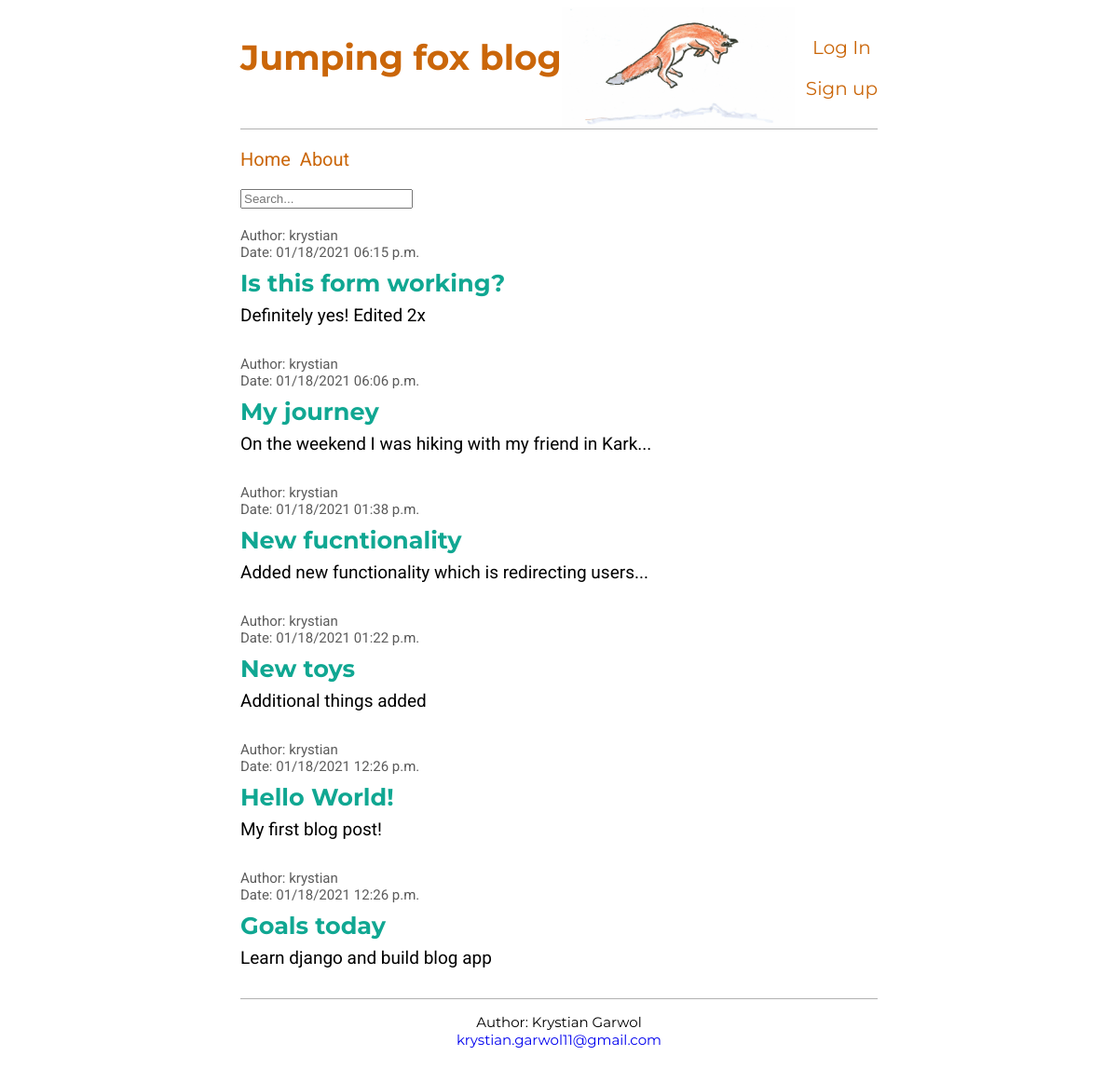
The app's page /, older data.
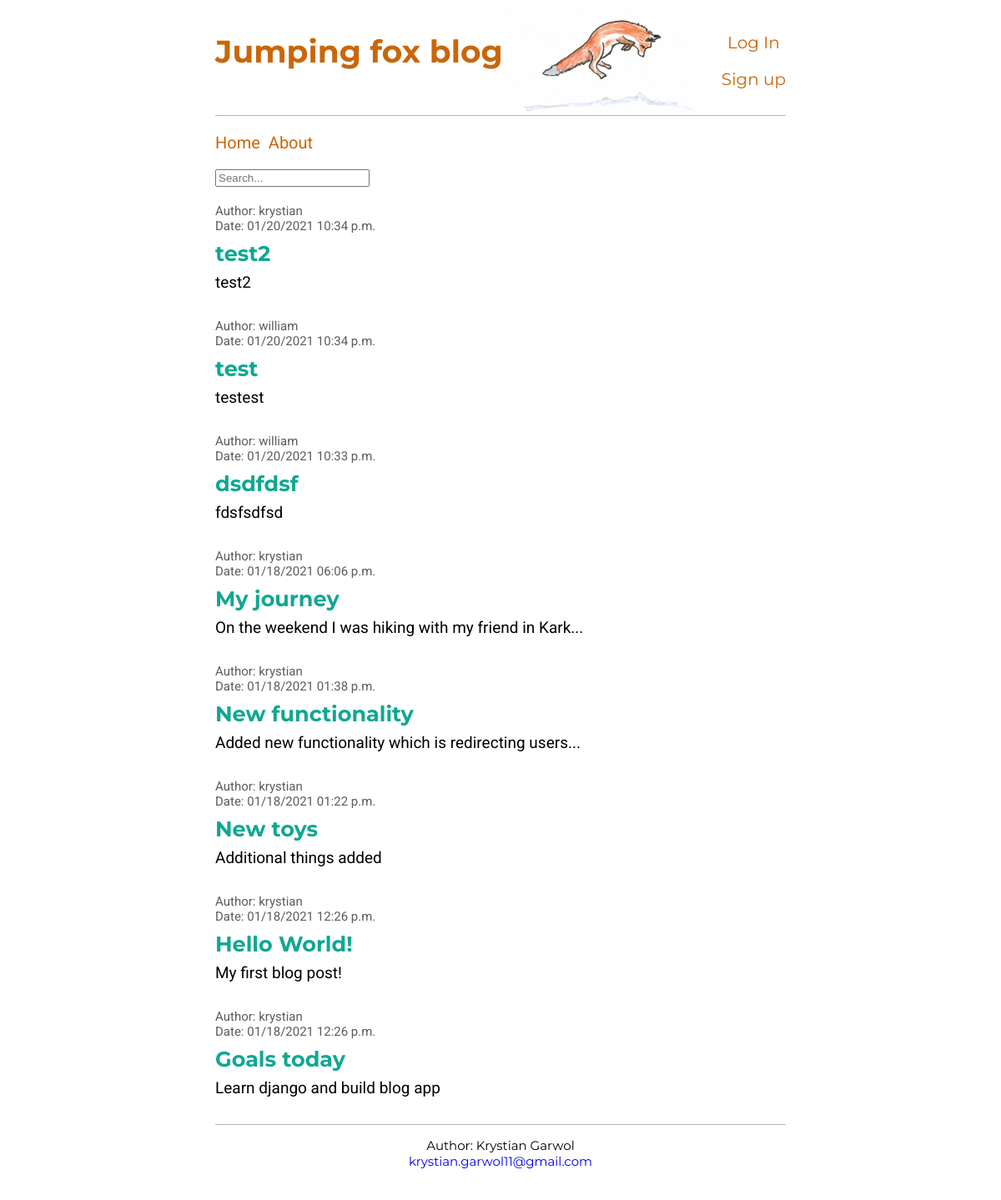
The same page, newer data.
### blog/models.py (models this page shows, shortened)
class Post(models.Model):
    author = models.ForeignKey('auth.user', on_delete=models.CASCADE, default='Unknown')
    pub_date = models.DateTimeField('date published', default=timezone.now)
    title = models.CharField(max_length=200)
    body = models.TextField()
    class Meta:
        ordering = ['-pub_date']

### blog/views.py (the view)
# urls.py: path('', BlogListView.as_view(), name='home'),
class BlogListView(generic.ListView):
    model = Post
    template_name = 'home.html'
    context_object_name = 'all_posts'

### templates/home.html
{% extends 'base.html' %}
{% block content %}
    <form class="search" action="{% url 'search_results' %}" method="get">
        <input name="q" type="text" placeholder="Search...">
    </form><br>
    {% for post in all_posts %}
    <div class="post-entry">
        <div class="additional-info">
            <p>Author: {{ post.author }}</p>
            <p>Date: {{ post.pub_date|date:"SHORT_DATE_FORMAT" }} {{ post.pub_date|time:"h:i a" }}</p>
        </div>
        <h2><a href="{% url 'post_detail' post.pk %}">{{ post.title }}</a></h2>
        {% if post.body|length > 50 %}
            <p>{{ post.body|slice:":50" }}...</p>
        {% else %}
            <p>{{ post.body }}</p>
        {% endif %}
    </div>
    {% endfor %}
{% endblock content %}

### templates/base.html (shortened to what this page needs)
<!doctype html>
{% load static %}
<html lang="en">
  <head>
    <link href="{% static 'css/base.css' %}" rel="stylesheet">
  </head>
  <body>
    <header>
      <nav class="nav-left">
        <h1><a href="{% url 'home' %}">Jumping fox blog</a></h1><br>
        <img src="{% static 'img/jumping-fox.jpg' %}", alt="Jumping fox">
      </nav>
      <nav class="nav-right">
        {% if user.is_authenticated %}
          <div class="logged-in">
            <p>Hi {{ user.username }}!</p>
            <p><a href="{% url 'post_new' %}">New post</a></p>
            <p><a href="{% url 'logout' %}">Logout</a></p>
          </div>
        {% else %}
          <div class="logged-out">
            <p><a href="{% url 'login' %}">Log In</a></p>
            <p><a href="{% url 'signup' %}">Sign up</a></p>
          </div>
        {% endif %}
      </nav>
    </header>
    <main>
      <nav class="nav-main">
        <p><a href="{% url 'home' %}">Home</a></p>
        <p><a href="{% url 'about' %}">About</a></p>
      </nav>
      {% block content %}
      {% endblock %}
    </main>
    <footer>
      <p>Author: Krystian Garwol<br>
      <a href="mailto:krystian.garwol11@gmail.com">krystian.garwol11@gmail.com</a></p>
    </footer>
  </body>
</html>

### static/css/base.css (style rules this page uses)
html { margin-left: 250px; margin-right: 250px; }
body { font-family: 'Roboto', sans-serif; font-size: 17px; display: flex; flex-direction: column; height: 100vh; }
body a { text-decoration: none; }
header { font-family: 'Montserrat', sans-serif; font-size: 25px; border-bottom: 1px solid rgb(177, 177, 177); display: flex; text-align: center; height: 130px; flex-shrink: 0; }
header a { color: rgb(202, 102, 9); text-decoration: none; }
.nav-left { margin-right: auto; display: flex; }
.nav-right { display: flex; flex-direction: column; justify-content: center; font-size: 20px; }
.nav-main { display: flex; font-size: 20px; }
.nav-main p a { margin-right: 10px; color: rgb(202, 102, 9); }
img { width:250px; height: auto; display: inline-flex; }
main { font-family: 'Roboto', sans-serif; flex: 1 0 auto; }
main h2 { font-family: 'Montserrat', sans-serif; text-decoration: none; }
.post-entry { margin-bottom: 2rem; }
.post-entry p { font-size: 19px; margin: 0; padding-top: 0px; }
.post-entry h2 { margin: 0.5rem 0; }
.post-entry h2 a { color:rgb(16, 167, 146); text-decoration: none; }
.post-entry a[href] { color:rgb(16, 167, 146); }
.post-entry .additional-info p { font-size: 15px; color:rgb(92, 92, 92); }
footer { border-top: 1px solid rgb(177, 177, 177); font-family: 'Montserrat', sans-serif; font-size: 15px; text-align: center; height: 90px; flex-shrink: 0; }
.search { display: flex; }

Row changes from the older to the newer data that the page shows:
removed Post: author "krystian", pub_date "01/18/2021", pub_date "06:15 p.m.", title "Is this form working?", body "Definitely yes! Edited 2x"
added Post: author "krystian", pub_date "01/20/2021", pub_date "10:34 p.m.", title "test2", body "test2"
added Post: author "william", pub_date "01/20/2021", pub_date "10:34 p.m.", title "test", body "testest"
added Post: author "william", pub_date "01/20/2021", pub_date "10:33 p.m.", title "dsdfdsf", body "fdsfsdfsd"
changed Post "Added new functionality which is redirecting users": title "New fucntionality" → "New functionality"
